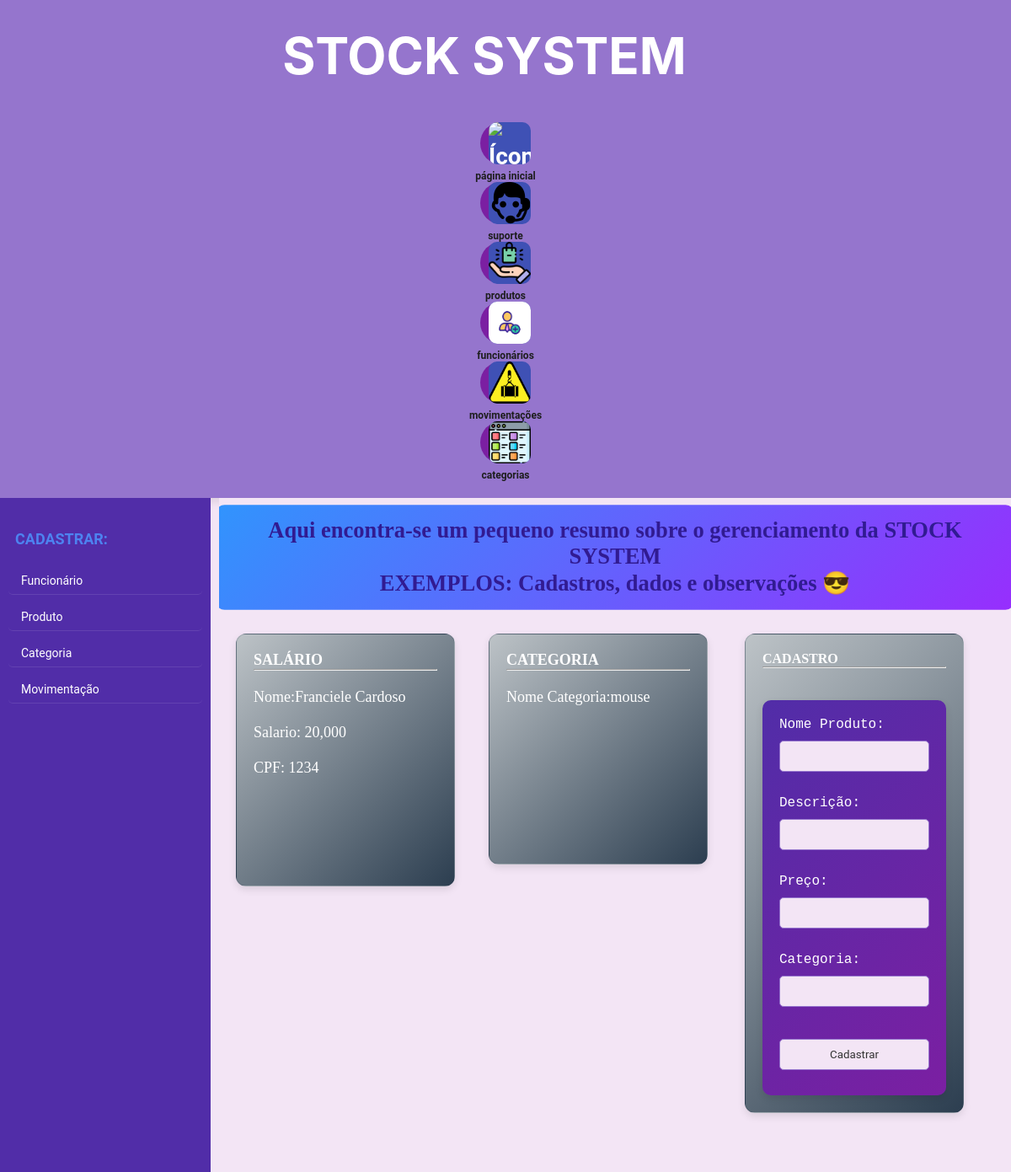
The page /home on the database its author committed.
### models.py (models this page shows, shortened)
class Funcionario(Base):
    __tablename__ = 'funcionario'
    nome = Column(String(40), nullable=False, index=True)
    id = Column(Integer, primary_key=True, unique=True)
    cpf = Column(String(11), nullable=False, index=True, unique=True)
    salario = Column(String, nullable=False, index=False)
    def serialize_funcionario(self):
        dados_funcionario = {
            "id_funcionario": self.id,
            "nome": self.nome,
            "cpf": self.cpf,
            "salario": self.salario,
        }
        return dados_funcionario

class Categoria(Base):
    __tablename__ = 'categoria'
    id = Column(Integer, primary_key=True)
    name_categoria = Column(String(20), nullable=False)
    def serialize_Categoria(self):
        dados_Categoria = {
            "id": self.id,
            "name_categoria": self.name_categoria,
        }
        return dados_Categoria

### app.py (the view)
@app.route('/home')
def home():
    sql_salario = select(Funcionario)
    resultado_funcionario = db_session.execute(sql_salario).scalars()
    lista_funcionario = []
    for n in resultado_funcionario:
        lista_funcionario.append(n.serialize_funcionario())
        print(lista_funcionario[-1])
    sql_categoria = select(Categoria)
    resultado_categoria = db_session.execute(sql_categoria).scalars()
    lista_categoria = []
    for n in resultado_categoria:
        lista_categoria.append(n.serialize_Categoria())
        print(lista_categoria[-1])
    return render_template('home.html',
                           lista_funcionario=lista_funcionario, lista_categoria=lista_categoria
                           )

### templates/home.html
{% extends 'template.html' %}
{% block conteudo %}
<div class="conteudo_dash">
    <h3>
        <strong>
            Aqui encontra-se um pequeno resumo sobre o gerenciamento da STOCK SYSTEM<br>
            EXEMPLOS:
            Cadastros, dados e observações 😎
        </strong>
    </h3>
</div>
<div class="container_dash_consulta">
    <div class="card">
        {% if lista_funcionario %}
        <h4> SALÁRIO</h4>
        <hr>
        <br>
        <p> Nome:{{lista_funcionario.0.nome}} </p><br>
        <p> Salario: {{lista_funcionario.0.salario}} </p> <br>
        <p> CPF: {{lista_funcionario.0.cpf}}</p> <br>
        {% endif %}
    </div>
</div>
<div class="container_dash_animal">
    <div class="card">
        {% if lista_categoria %}
        <h4> CATEGORIA</h4>
        <hr>
        <br>
        <p> Nome Categoria:{{lista_categoria.0.name_categoria}} </p><br>
        {% endif %}
    </div>
</div>
<div class="container_cadastro_produto">
    <div class="card">
        <h4> CADASTRO</h4>
        <hr>
        <br>
        <form method="POST" action="/cadastrar_produto">
            <label for="nome"> Nome Produto:</label><br>
            <input type="text" id="nome" name="nome" required><br><br>
            <label for="descricao">Descrição:</label><br>
            <input type="descricao" id="descricao" name="descricao" required><br><br>
            <label for="preco">Preço:</label><br>
            <input type="number" id="preco" name="preco" required><br><br>
            <label for="name_categoria">Categoria:</label><br>
            <input type="text" id="name_categoria" name="name_categoria" required><br><br>
            <input type="submit" value="Cadastrar">
        </form>
    </div>
{% endblock conteudo %}

### static/template.css (style rules this page uses)
* { margin: 0; padding: 0; box-sizing: border-box; }
html, body { height: 100%; font-family: 'Arial', sans-serif; background-color: #f3e5f5; color: #333; }
body { display: flex; flex-direction: column; }
form { background: linear-gradient(135deg, rgba(139, 87, 255, 0.8), rgba(87, 0, 127, 0.8)); padding: 20px; border-radius: 10px; box-shadow: 0 4px 10px rgba(0, 0, 0, 0.1); margin-top: 20px; }
form input, form select, form textarea { width: 100%; padding: 10px; margin: 10px 0; border: 1px solid #7b1fa2; border-radius: 5px; }
.container_dash_consulta { background: linear-gradient(135deg, #b39ddb, #9575cd); text-align: start; display: inline-block; width: 260px; height: 274px; border-radius: 15px; font-size: 18px; padding: 15px; border: 2px solid rgba(0, 0, 0, 0.5); margin: 10px; float: left; box-shadow: 0 4px 10px rgba(0, 0, 0, 0.2); transition: transform 0.3s; color: black; font-family: Consolas; }
form { background: linear-gradient(135deg, #512da8, #7b1fa2); padding: 20px; border-radius: 10px; box-shadow: 0 4px 10px rgba(0, 0, 0, 0.1); margin-top: 20px; color: white; font-family: 'Consolas', monospace; }
form input, form select, form textarea { width: 100%; padding: 10px; margin: 10px 0; border: 1px solid #9575cd; border-radius: 5px; background-color: #f3e5f5; color: #333; font-family: 'Consolas', monospace; }
html, body { font-family: 'Roboto', sans-serif; background-color: #f3e5f5; color: #333; }
h2, h3 { font-family: 'Merriweather', serif; color: #311b92; }
form input, form select, form textarea, button { font-family: 'Roboto', sans-serif; }
.conteudo, .container_dash_consulta { background: #ffffff; text-align: start; display: inline-block; width: 260px; height: auto; border-radius: 5px; font-size: 16px; padding: 20px; border: 1px solid #d1d1d1; margin: 15px; box-shadow: 0 2px 6px rgba(0, 0, 0, 0.1); transition: transform 0.3s, box-shadow 0.3s; color: #333; font-family: 'Georgia', serif; }
.container_dash_consulta { background: linear-gradient(135deg, #ff9a9e, #fad0c4); text-align: start; display: inline-block; width: 260px; height: 274px; border-radius: 15px; font-size: 18px; padding: 15px; border: 2px solid rgba(0, 0, 0, 0.5); margin: 20px; box-shadow: 0 4px 10px rgba(0, 0, 0, 0.2); transition: transform 0.3s; color: black; font-family: Arial, sans-serif; vertical-align: top; }
.container_dash_animal { background: linear-gradient(135deg, #a8e063, #56ab2f); text-align: start; display: inline-block; width: 260px; height: 274px; border-radius: 15px; font-size: 18px; padding: 15px; border: 2px solid rgba(0, 0, 0, 0.5); margin: 20px; box-shadow: 0 4px 10px rgba(0, 0, 0, 0.2); transition: transform 0.3s; color: black; font-family: Arial, sans-serif; vertical-align: top; }
.conteudo_dash { display: inline-block; background: linear-gradient(135deg, rgba(0, 128, 255, 0.8), rgba(128, 0, 255, 0.8)); font-size: 22px; text-align: center; border-radius: 10px; border-bottom: black; padding: 15px; margin: 10px; color: white; }
.container_dash_consulta, .container_dash_animal, .container_cadastro_produto { background: linear-gradient(135deg, #bdc3c7, #2c3e50); color: #fff; font-family: 'Georgia', serif; border: 1px solid rgba(44, 62, 80, 0.2); margin: 20px; padding: 20px; border-radius: 12px; box-shadow: 0 4px 10px rgba(0, 0, 0, 0.1); transition: transform 0.3s; }
.conteudo_dash { color: #ecf0f1; font-family: 'Georgia', serif; transform: scale(1.03); }
.container_dash_consulta { height: 300px; }
.container_cadastro_produto { background: linear-gradient(135deg, #bdc3c7, #2c3e50); color: #ffffff; font-family: 'Georgia', serif; border: 1px solid rgba(44, 62, 80, 0.2); margin: 20px; padding: 20px; border-radius: 12px; width: 260px; height: auto; box-shadow: 0 4px 10px rgba(0, 0, 0, 0.1); text-align: start; display: inline-block; transition: transform 0.3s, box-shadow 0.3s; }

### rows shown on the page
Funcionario: nome "Franciele Cardoso", salario "20,000", cpf "1234"
Categoria: name_categoria "mouse"
